Frame 1 (no input): blank canvas, image omitted
Frame 60 (no input): blank canvas, image omitted
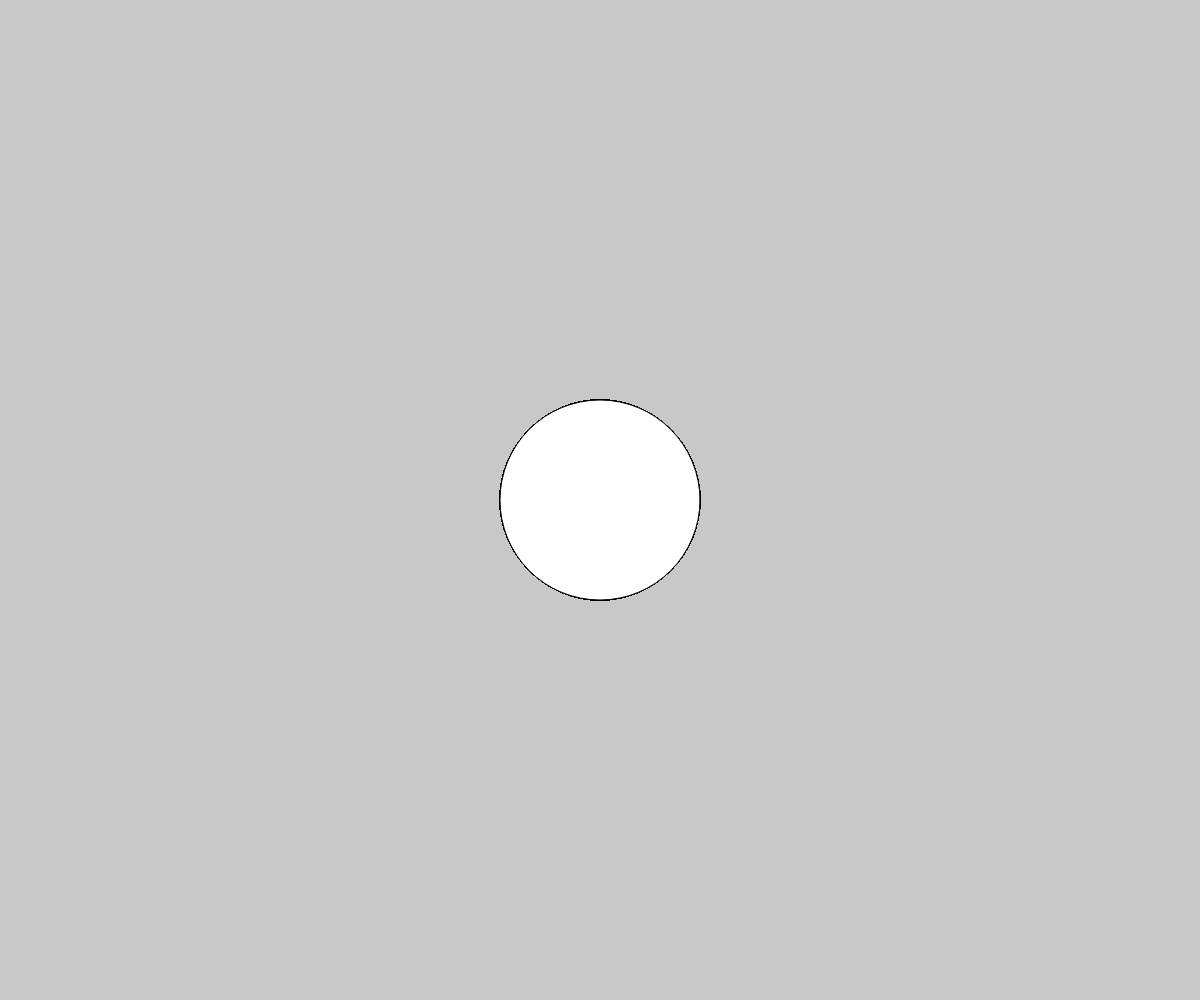
Frame 120 (the mouse pressed at the canvas centre since frame 60)

The p5.js sketch whose frames 1 and 60 were blank and that drew this single picture after the mouse press (run headless with seeded random() and noise() and a simulated clock; from frame 60 on, the mouse is pressed at the canvas centre):

// p5.js sketch
// ── sketch.js
function setup() {


   canvas = createCanvas(windowWidth, windowHeight);
   background(200);
}

function draw() {
ellipse(mouseX, mouseY,mouseX/3,mouseX/3);
}
